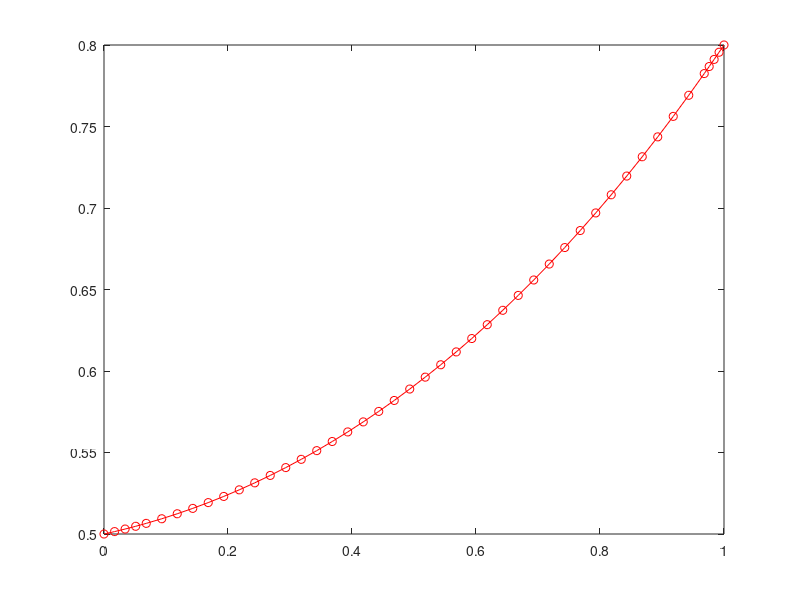

The MATLAB script that drew this image: (Note: this script raises an error after producing the figure.)
% ACM 95a Problem Set 7
% Problem 3
% John Heath
% Section 9
clc; clear; close all;

% I'm going to start with the ODE 45 method by reusing code from problem 
% 5 and tweaking it. This will give me some of the setup for the Euler
% approximations. 

% C
% define range to approximate differential equation
tspan = [0.0, 1.0];
% define differential equation
f = @(t, y) ((2 .* t .* y) + (y.^2)) ./ (3 + t.^2);
% initial conditions
y0 = 0.5;
% approximate!
[t, y_ODE45] = ode45(f, tspan, y0);

% A
% Now to perform the Euler approximation. 
% Let's make a time array in which delta_t is 0.025
t_euler = linspace(0, 1, 41);
y_euler = zeros(41,1);
y_euler(1) = y0;
dt = 0.025;
for i = 1:40
    y_euler(i + 1) = y_euler(i) + dt .* f(t_euler(i), y_euler(i));
end

% B
% Now to perform the implicit Euler approximation on the same interval
% I had to kinda guess at the sign in the quadratic formula, so I will
% sanity check my answer and make sure the minus sign is the correct
% choice.
y_backwards = zeros(41,1);
y_backwards(1) = y0;
for i = 1:40
    tnp1 = t_euler(i) + dt;
    b = 2 .* tnp1 - (1./dt) .* (3 + tnp1.^2);
    c = y_backwards(i) ./ dt .* (3 + tnp1.^2);
    % The minus sign was MUCH more correct than the positive result,
    % demonstrating that the intuition worked out on paper was correct.
    y_backwards(i + 1) = (-b - sqrt(b.^2 - 4 .* c)) ./ 2;
end


figure;
plot(t, y_ODE45, 'r-o');
hold on;
plot(t, y_euler, 'b-x');
plot(t, y_backwards, 'g-s');
hold off;
legend('ODE45', 'Explicit Euler', 'Implicit Euler');
title("Explicit vs. implict Euler methods in approximating a nonliner ODE");